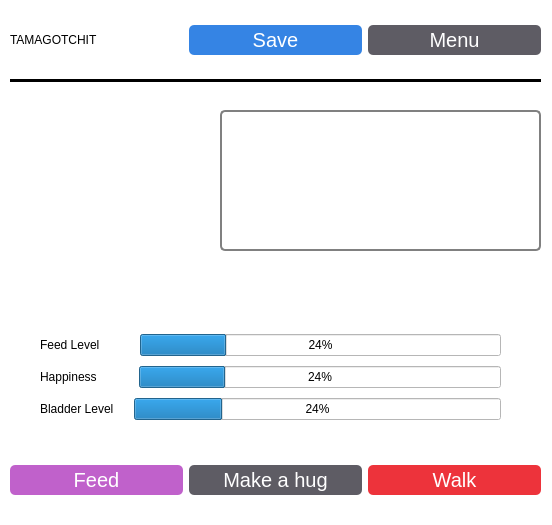
<?xml version="1.0" encoding="UTF-8"?>
<ui version="4.0">
 <class>GameWindow</class>
 <widget class="QWidget" name="GameWindow">
  <property name="geometry">
   <rect>
    <x>0</x>
    <y>0</y>
    <width>552</width>
    <height>525</height>
   </rect>
  </property>
  <property name="windowTitle">
   <string>gamewindow</string>
  </property>
  <property name="styleSheet">
   <string notr="true">background-color: rgb(255, 255, 255)</string>
  </property>
  <widget class="QWidget" name="horizontalLayoutWidget">
   <property name="geometry">
    <rect>
     <x>10</x>
     <y>0</y>
     <width>531</width>
     <height>80</height>
    </rect>
   </property>
   <layout class="QHBoxLayout" name="horizontalLayout">
    <item alignment="Qt::AlignLeft">
     <widget class="QLabel" name="label">
      <property name="styleSheet">
       <string notr="true">font: 15pt &quot;Ubuntu&quot;;</string>
      </property>
      <property name="text">
       <string>TAMAGOTCHIT</string>
      </property>
     </widget>
    </item>
    <item>
     <widget class="QPushButton" name="pushButton_save">
      <property name="cursor">
       <cursorShape>PointingHandCursor</cursorShape>
      </property>
      <property name="styleSheet">
       <string notr="true">background-color: rgb(53, 132, 228);
                                border-radius: 5px;
                                color:rgb(255, 255, 255);
                                font-size: 20px;
                                height: 30px;
                            </string>
      </property>
      <property name="text">
       <string>Save</string>
      </property>
     </widget>
    </item>
    <item>
     <widget class="QPushButton" name="pushButton_menu">
      <property name="cursor">
       <cursorShape>PointingHandCursor</cursorShape>
      </property>
      <property name="styleSheet">
       <string notr="true">background-color: rgb(94, 92, 100);
                                border-radius: 5px;
                                color:rgb(255, 255, 255);
                                font-size: 20px;
                                height: 30px;
                            </string>
      </property>
      <property name="text">
       <string>Menu</string>
      </property>
     </widget>
    </item>
   </layout>
  </widget>
  <widget class="Line" name="line">
   <property name="geometry">
    <rect>
     <x>10</x>
     <y>70</y>
     <width>531</width>
     <height>20</height>
    </rect>
   </property>
   <property name="frameShadow">
    <enum>QFrame::Plain</enum>
   </property>
   <property name="lineWidth">
    <number>3</number>
   </property>
   <property name="orientation">
    <enum>Qt::Horizontal</enum>
   </property>
  </widget>
  <widget class="QLabel" name="label_img">
   <property name="geometry">
    <rect>
     <x>40</x>
     <y>120</y>
     <width>141</width>
     <height>161</height>
    </rect>
   </property>
   <property name="styleSheet">
    <string notr="true"/>
   </property>
   <property name="text">
    <string/>
   </property>
  </widget>
  <widget class="QLabel" name="statusLabel">
   <property name="geometry">
    <rect>
     <x>220</x>
     <y>110</y>
     <width>321</width>
     <height>141</height>
    </rect>
   </property>
   <property name="styleSheet">
    <string notr="true">border: 2px solid grey;
border-radius: 5px;</string>
   </property>
   <property name="textFormat">
    <enum>Qt::AutoText</enum>
   </property>
   <property name="scaledContents">
    <bool>true</bool>
   </property>
   <property name="alignment">
    <set>Qt::AlignLeading|Qt::AlignLeft|Qt::AlignVCenter</set>
   </property>
   <property name="wordWrap">
    <bool>true</bool>
   </property>
   <property name="margin">
    <number>10</number>
   </property>
   <property name="indent">
    <number>-1</number>
   </property>
   <property name="openExternalLinks">
    <bool>false</bool>
   </property>
  </widget>
  <widget class="QWidget" name="horizontalLayoutWidget_2">
   <property name="geometry">
    <rect>
     <x>10</x>
     <y>440</y>
     <width>531</width>
     <height>80</height>
    </rect>
   </property>
   <layout class="QHBoxLayout" name="horizontalLayout_2">
    <item>
     <widget class="QPushButton" name="pushButton_feed">
      <property name="cursor">
       <cursorShape>PointingHandCursor</cursorShape>
      </property>
      <property name="styleSheet">
       <string notr="true">background-color: rgb(192, 97, 203);
                                border-radius: 5px;
                                color:rgb(255, 255, 255);
                                font-size: 20px;
                                height: 30px;
                            </string>
      </property>
      <property name="text">
       <string>Feed</string>
      </property>
     </widget>
    </item>
    <item>
     <widget class="QPushButton" name="pushButton_makeHug">
      <property name="cursor">
       <cursorShape>PointingHandCursor</cursorShape>
      </property>
      <property name="styleSheet">
       <string notr="true">background-color: rgb(94, 92, 100);
                                border-radius: 5px;
                                color:rgb(255, 255, 255);
                                font-size: 20px;
                                height: 30px;
                            </string>
      </property>
      <property name="text">
       <string>Make a hug</string>
      </property>
     </widget>
    </item>
    <item>
     <widget class="QPushButton" name="pushButton_walk">
      <property name="cursor">
       <cursorShape>PointingHandCursor</cursorShape>
      </property>
      <property name="styleSheet">
       <string notr="true">background-color: rgb(237, 51, 59);
                                border-radius: 5px;
                                color:rgb(255, 255, 255);
                                font-size: 20px;
                                height: 30px;
                            </string>
      </property>
      <property name="text">
       <string>Walk</string>
      </property>
     </widget>
    </item>
   </layout>
  </widget>
  <widget class="QWidget" name="verticalLayoutWidget">
   <property name="geometry">
    <rect>
     <x>40</x>
     <y>330</y>
     <width>461</width>
     <height>95</height>
    </rect>
   </property>
   <layout class="QVBoxLayout" name="verticalLayout">
    <item>
     <layout class="QHBoxLayout" name="horizontalLayout_8">
      <property name="spacing">
       <number>40</number>
      </property>
      <item>
       <widget class="QLabel" name="label_4">
        <property name="text">
         <string>Feed Level</string>
        </property>
       </widget>
      </item>
      <item>
       <widget class="QProgressBar" name="progressBar_feedLevel">
        <property name="autoFillBackground">
         <bool>false</bool>
        </property>
        <property name="styleSheet">
         <string notr="true"/>
        </property>
        <property name="value">
         <number>24</number>
        </property>
        <property name="invertedAppearance">
         <bool>false</bool>
        </property>
       </widget>
      </item>
     </layout>
    </item>
    <item>
     <layout class="QHBoxLayout" name="horizontalLayout_7">
      <property name="spacing">
       <number>42</number>
      </property>
      <item>
       <widget class="QLabel" name="label_3">
        <property name="text">
         <string>Happiness</string>
        </property>
       </widget>
      </item>
      <item>
       <widget class="QProgressBar" name="progressBar_happiness">
        <property name="value">
         <number>24</number>
        </property>
       </widget>
      </item>
     </layout>
    </item>
    <item>
     <layout class="QHBoxLayout" name="horizontalLayout_5">
      <property name="spacing">
       <number>20</number>
      </property>
      <item>
       <widget class="QLabel" name="label_bladderLevel">
        <property name="styleSheet">
         <string notr="true">width: 30px;</string>
        </property>
        <property name="text">
         <string>Bladder Level</string>
        </property>
       </widget>
      </item>
      <item>
       <widget class="QProgressBar" name="progressBar_bladderLevel">
        <property name="value">
         <number>24</number>
        </property>
       </widget>
      </item>
     </layout>
    </item>
   </layout>
  </widget>
 </widget>
 <resources/>
 <connections/>
</ui>
